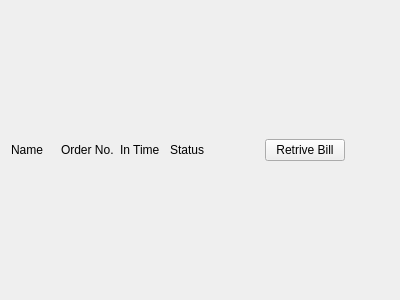
<?xml version="1.0" encoding="UTF-8"?>
<ui version="4.0">
 <class>Form</class>
 <widget class="QWidget" name="Form">
  <property name="geometry">
   <rect>
    <x>0</x>
    <y>0</y>
    <width>400</width>
    <height>300</height>
   </rect>
  </property>
  <property name="windowTitle">
   <string>Form</string>
  </property>
  <layout class="QVBoxLayout" name="verticalLayout" stretch="0,0,0">
   <item>
    <spacer name="verticalSpacer">
     <property name="orientation">
      <enum>Qt::Vertical</enum>
     </property>
     <property name="sizeHint" stdset="0">
      <size>
       <width>20</width>
       <height>40</height>
      </size>
     </property>
    </spacer>
   </item>
   <item>
    <layout class="QHBoxLayout" name="horizontalLayout_2" stretch="1,1,1,1,1,1,1">
     <item>
      <widget class="QLabel" name="lb_name">
       <property name="text">
        <string>Name</string>
       </property>
      </widget>
     </item>
     <item>
      <widget class="QLabel" name="lb_order_no">
       <property name="text">
        <string>Order No.</string>
       </property>
      </widget>
     </item>
     <item>
      <widget class="QLabel" name="lb_time">
       <property name="text">
        <string>In Time</string>
       </property>
      </widget>
     </item>
     <item>
      <widget class="QLabel" name="lb_status">
       <property name="text">
        <string>Status</string>
       </property>
      </widget>
     </item>
     <item>
      <spacer name="horizontalSpacer_2">
       <property name="orientation">
        <enum>Qt::Horizontal</enum>
       </property>
       <property name="sizeHint" stdset="0">
        <size>
         <width>40</width>
         <height>20</height>
        </size>
       </property>
      </spacer>
     </item>
     <item>
      <widget class="QPushButton" name="bt_bill">
       <property name="text">
        <string>Retrive Bill</string>
       </property>
      </widget>
     </item>
     <item>
      <spacer name="horizontalSpacer">
       <property name="orientation">
        <enum>Qt::Horizontal</enum>
       </property>
       <property name="sizeHint" stdset="0">
        <size>
         <width>40</width>
         <height>20</height>
        </size>
       </property>
      </spacer>
     </item>
    </layout>
   </item>
   <item>
    <spacer name="verticalSpacer_2">
     <property name="orientation">
      <enum>Qt::Vertical</enum>
     </property>
     <property name="sizeHint" stdset="0">
      <size>
       <width>20</width>
       <height>40</height>
      </size>
     </property>
    </spacer>
   </item>
  </layout>
 </widget>
 <resources/>
 <connections/>
</ui>
